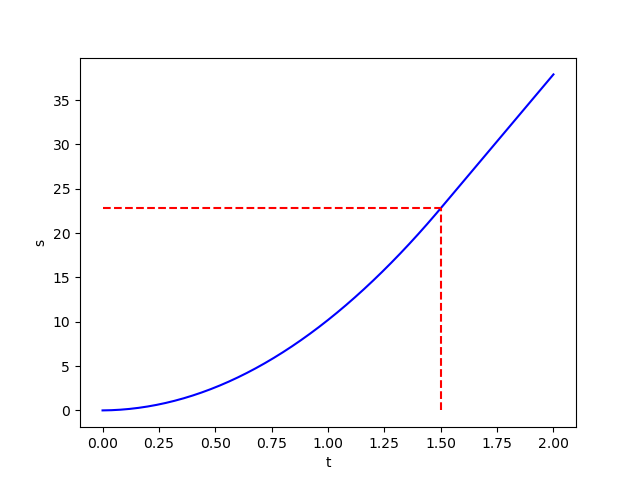

Python code for this plot:
import numpy as np
import matplotlib.pyplot as plt

def s(t):
    return v0*t + 0.5*a*t**2
# v0, a are global variables - must be defined before calling the s(t) function
# t is function argument
v0 = 0.2
a = 4
# Call the function
value = s(3)
print(value)

# Instead of having v0 and a as global variables, can let them be function arguments
def s1(t, v0, a):
    return v0*t + 0.5*a*t**2
# Call the function
value = s1(3, 0.2, 4)
print(value)
# More readable call
value = s1(t=3, v0=0.2, a=4)
print(value)

# Can declare functions arguments to have a default value, 
# allow to drop the argument in the call if the default value is appropriate
# called 'keyword arguments' or 'default arguments'
def s2(t, v0=1, a=1):
    return v0*t + 0.5*a*t**2
value = s2(3, 0.2, 4)       # specify new v0 and a
value = s2(3)               # rely on v0=1 and a=1
value = s2(3, a=2)          # rely on v0=1
value = s2(3, v0=2)         # rely on a=1
value = s2(t=3, v0=2, a=2)  # specify everything
value = s2(a=2, t=3, v0=2)  # any sequence allowed

# Vectorized functions
# Applying the function s(t, v0, a) to an array 't' can be done in 2 ways:
# Scalar code: work with one element at a time
# for i in range(len(t)):
#    s_values[i] = s(t_values[i], v0, a)

# Vectorized code: apply s to the entire array
# s_values = s(t_values, v0, a) 
# s must contain statements that work correctly when t is an array argument
# Vectorized code to avoid a loop in Python, but carry out math operations on entire arrays
# Technically, such (binary) operations are executed as loops in very as (compiled) C code.

# A function can return more than 1 value, say s(t) and v(t) = v0 + a*t
def movement(t, v0, a):
    s = v0*t + 0.5*a*t**2
    v = v0 + a*t
    return s, v
s_value, v_value = movement(t=0.2, v0=2, a=4)
print('s = %.4f, v = %.4f' % (s_value, v_value))

# Python function return only one object
# Even when we return several values such as s, v, actually only one object is returned.
# s, v values are packed together in a 'tuple' object (similar to a list)
# 'tuples' are constant lists, so you can index them as lists, but cannot change the contents ('append' or 'del' is illegal)
def f(x):
    return x+1, x+2, x+3
r = f(3)                    # Store all returned values in one object r
print(r)
print(type(r))
print(r[1])

# IF
def s_func(t, v0, a0, t1):
    if t <= t1:
        s = v0*t + 0.5*a0*t**2
    else:
        s = v0*t + 0.5*a0*t1**2 + a0*t1*(t-t1)
    return s
print(s_func(1, 1, 2, 3))
print(s_func(3,1,2,2))

# IF with 't' is an 'array' - ELEMENT-WISE loops
n = 201             # No of t values for plotting
t1 = 1.5
t = np.linspace(0, 2, n)
s = np.zeros(n)
for i in range(len(t)):
    s[i] = s_func(t=t[i], v0=0.2, a0=20, t1=t1)
plt.plot(t, s, 'b-')
plt.plot([t1, t1], [0, s_func(t=t1, v0=0.2, a0=20, t1=t1)], 'r--')
plt.plot([0, t1], [s_func(t=t1, v0=0.2, a0=20, t1=t1), s_func(t=t1, v0=0.2, a0=20, t1=t1)], 'r--')
plt.xlabel('t')
plt.ylabel('s')
plt.savefig('_8_functions.png')
plt.show()

# IF with VECTORIZATION avoid loop

# A vectorized if-else test can be coded using 'np.where'
# s = np.where(condition, s1, s2)
# 'condition' is an array of boolean values
# s[i] = s1[i] if condition [i] is True
# s[i] = s2[i] otherwise
a0 = 4
s = np.where(t <= t1, v0*t + 0.5*a0*t**2, v0*t + 0.5*a0*t1**2 + a0*t1*(t-t1))
# t <= t1 with array t and scalar t1 results in a boolean array b where b[i] = t[i] <= t1

# Using array indexing
# Possible to index a subset of indices in an array 's' using a boolean array b: s[b].
# This construction picks out all the elements s[i] where b[i] is True.
# On the right-hand side, we can then assign some array expression 'expr' of the same length as s[b]
# s[b] = (expr)[b]
# In the example, b is as t <= t1 and t >= t1
s = np.zeros_like(t)        # Make s as zeros, same size & type as t
s[t <= t1] = (v0*t + 0.5*a0*t**2)[t <= t1]
s[t > t1] = (v0*t + 0.5*a0*t1**2 + a0*t1*(t-t1))[t > t1]